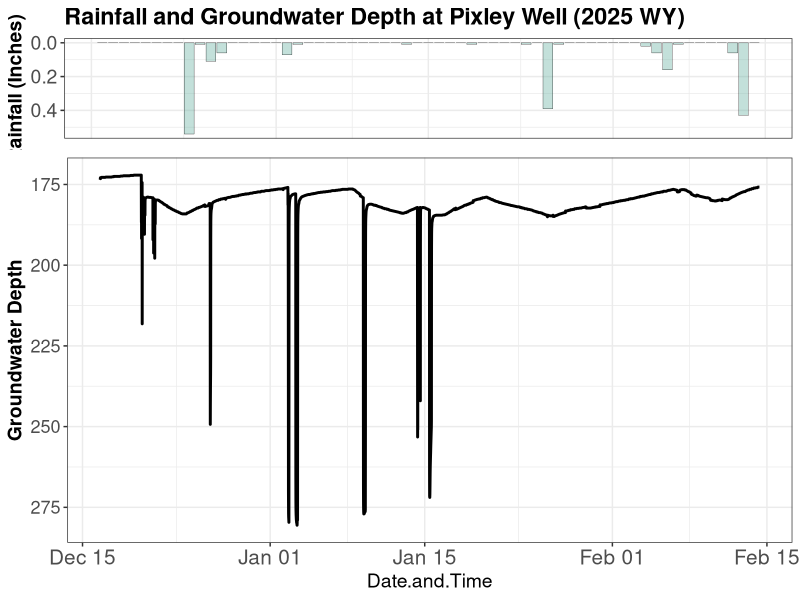

Write R code to recreate this figure.
#libraries
library(ggplot2)
library(grid)
library(gridExtra)
library(dplyr)
library(tidyr)
#read in water level
#setwd("//babylon/visitors/rickard/Well analysis/Ranchbot")
#setwd("C:/Users/ricka/OneDrive/Documents/JLDP-report-analysis")
PixleyWell<-read.csv("data/raw/Pixley/Pixley_ Tulare_ Capinero creek Well 20241201-20250214.csv")
head(PixleyWell)
#Change to date format
PixleyWell$Date<-format(PixleyWell$Date.and.Time,format="%Y-%m-%d")
PixleyWell$Date<-as.Date(PixleyWell$Date)
PixleyWell$Date.and.Time<-as.POSIXct(PixleyWell$Date.and.Time,format="%Y-%m-%d %H:%M:%S")
PixleyWell<-PixleyWell[PixleyWell$Date.and.Time>="2024-12-12",]
DailyPixleyWell<-aggregate(ft..below.ground.~Date,PixleyWell, FUN=mean)
#read in E5 rainfall
PixleyRain<-read.csv("data/raw/Pixley/Pixley_Tulare Rain Gauge Rain Gauge 20241201-20250214.csv")
head(PixleyRain)

#change to date format
PixleyRain$Date<-as.Date(PixleyRain$Date,format="%Y-%m-%d (%a)")
#merge
Pixleyall<-merge(PixleyRain,DailyPixleyWell,by="Date")

#Plot
scaleFUN <- function(x) sprintf("%.1f", x)
g1 <- ggplot(PixleyRain, aes(x=Date)) +
  geom_bar(aes(y=Rain..in.), stat="identity", size=.1, fill="#69b3a2", color="black",alpha=0.4) +
  ggtitle("Rainfall and Groundwater Depth at Pixley Well (2025 WY)")+theme_bw()+ 
  scale_y_reverse(labels=scaleFUN)+ylab("Rainfall (Inches)")+
  theme(title =element_text(size=14, face='bold'),
        axis.text.x     = element_blank(),
        axis.title.y = element_text(size=14),
        axis.text.y = element_text(size=14),
        axis.title.x    = element_blank(),
        axis.ticks.x    = element_blank())

g2 <- ggplot(PixleyWell, aes(x=Date.and.Time)) +
  geom_line( aes(y=ft..below.ground.), size=1) +
  ylab("Groundwater Depth")+
  theme_bw()+ scale_y_reverse()+
  theme(axis.title.y = element_text(size=14, face='bold'),
        legend.title    = element_blank(),
        axis.text.y = element_text(size=13),
        axis.text.x = element_text(size=15),
        axis.title.x=element_text(size=14))
g1 <- ggplot_gtable(ggplot_build(g1))
g2 <- ggplot_gtable(ggplot_build(g2))
maxWidth = unit.pmax(g1$widths[2:3], g2$widths[2:3])

g1$widths[2:3] <- maxWidth
g2$widths[2:3] <- maxWidth
grid.arrange(g1,g2, ncol = 1, heights = c(1, 3))

